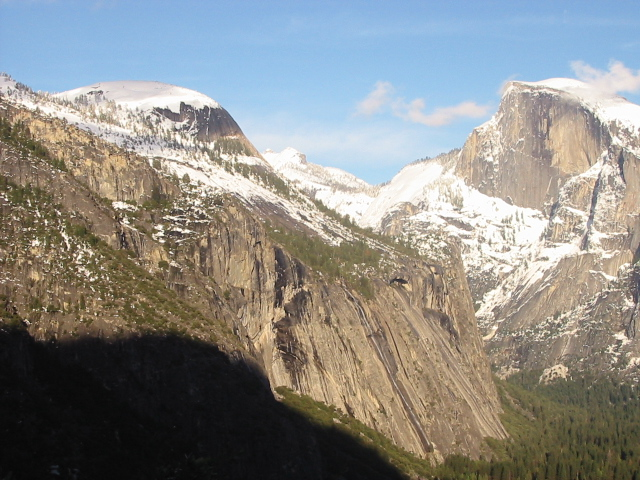
#> input picture 模式识别/模式识别课程第一次作业/reference/21307185_张礼贤_模式识别_homework1/images/yosemite1.jpg, 640 x 480 px, found by its file name
$ python SIFT_4.py   (older library calls are emulated)
#> lines starting #> are read from the running program, lines starting #| are printed output that depends on the picture; after the words box and inside, x2 and y2 are one past the last pixel; in counts of white or black regions, pixels touching at a corner belong together
import cv2
import numpy as np

def stitch_image(image1, image2):
    sift = cv2.SIFT_create()
    # 计算图像1和图像2的关键点和描述子
    keypoints1, descriptors1 = sift.detectAndCompute(image1, None)
    keypoints2, descriptors2 = sift.detectAndCompute(image2, None)

    # 使用 BFMatcher 进行特征匹配
    bf = cv2.BFMatcher()
    matches = bf.knnMatch(descriptors1, descriptors2, k=2)

    # 使用 Lowe's ratio test 筛选好的匹配点
    good_matches = []
    for m, n in matches:
        if m.distance < 0.75 * n.distance:
            good_matches.append(m)
    # 绘制匹配结果

    matched_image = cv2.drawMatches(image1, keypoints1, image2, keypoints2, good_matches, None, flags=cv2.DrawMatchesFlags_NOT_DRAW_SINGLE_POINTS)

    # 保存匹配结果
    # cv2.imwrite('results/uttower_match.png', matched_image)
    # 提取好的匹配点的位置
    src_pts = np.float32([keypoints1[m.queryIdx].pt for m in good_matches]).reshape(-1, 1, 2)
    dst_pts = np.float32([keypoints2[m.trainIdx].pt for m in good_matches]).reshape(-1, 1, 2)

    # 使用RANSAC找到仿射变换矩阵
    M, mask = cv2.findHomography(src_pts, dst_pts, cv2.RANSAC, 5.0)

    # 获取图像尺寸和进行仿射变换
    h1, w1, _ = image1.shape
    h2, w2, _ = image2.shape
    corners = np.array([
        [0, 0],
        [0, h2],
        [w2, h2],
        [w2, 0]
    ], dtype=np.float32).reshape(-1, 1, 2)
    transformed_corners = cv2.perspectiveTransform(corners, M).reshape(-1, 2)

    # 找到包含两图的最小区域
    all_corners = np.concatenate((transformed_corners, np.array([[0, 0], [0, h1], [w1, h1], [w1, 0]], dtype=np.float32)), axis=0)
    min_x = min(all_corners[:, 0])
    min_y = min(all_corners[:, 1])
    max_x = max(all_corners[:, 0])
    max_y = max(all_corners[:, 1])
    shift = [-min_x, -min_y]
    size = (int(max_x - min_x), int(max_y - min_y))

    # 创建平移矩阵并结合仿射矩阵
    T = np.array([[1, 0, shift[0]], [0, 1, shift[1]], [0, 0, 1]])
    M_final = np.dot(T, M)

    # 进行透视变换，拼接图像
    stitched_image = cv2.warpPerspective(image1, M_final, size)
    stitched_image[int(shift[1]):int(shift[1])+h2, int(shift[0]):int(shift[0])+w2] = image2

    # 去除黑边
    stitched_gray = cv2.cvtColor(stitched_image, cv2.COLOR_BGR2GRAY)
    _, thresh = cv2.threshold(stitched_gray, 1, 255, cv2.THRESH_BINARY)
    _,contours, _ = cv2.findContours(thresh, cv2.RETR_EXTERNAL, cv2.CHAIN_APPROX_SIMPLE)
    x, y, w, h = cv2.boundingRect(contours[0])
    stitched_image = stitched_image[y:y+h, x:x+w]
    return stitched_image

def resize_image(image, width=None, height=None):
    """
    Resize the image to the specified width and height.
    """
    if width is None and height is None:
        return image
    if width is None:
        ratio = height / image.shape[0]
        width = int(image.shape[1] * ratio)
    elif height is None:
        ratio = width / image.shape[1]
        height = int(image.shape[0] * ratio)
    resized_image = cv2.resize(image, (width, height))
    return resized_image

# 读取图像
image1 = cv2.imread("images\\yosemite1.jpg")
#> image1 is the input picture: shape (480, 640, 3); mean B, G, R 135.4, 139.3, 139.5
image2 = cv2.imread("images\\yosemite2.jpg")
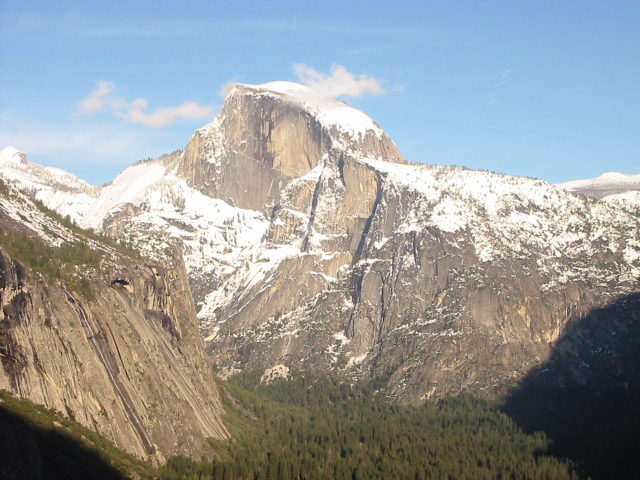
#> input picture 模式识别/模式识别课程第一次作业/reference/21307185_张礼贤_模式识别_homework1/images/yosemite2.jpg, 640 x 480 px, found by its file name
#> image2 is the input picture: shape (480, 640, 3); mean B, G, R 155.6, 155.5, 151.7
image3 = cv2.imread("images\\yosemite3.jpg")
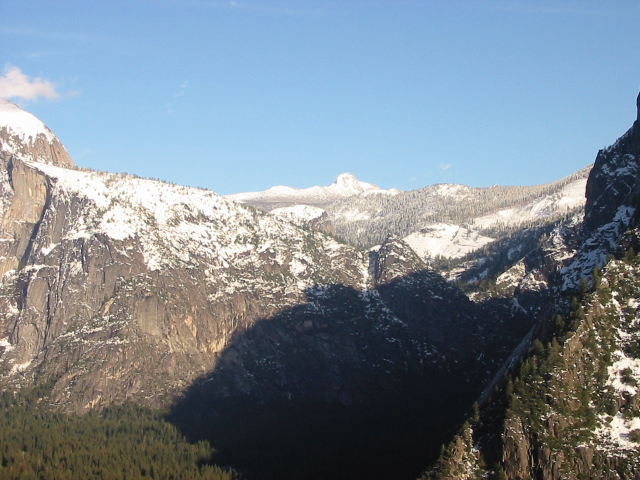
#> input picture 模式识别/模式识别课程第一次作业/reference/21307185_张礼贤_模式识别_homework1/images/yosemite3.jpg, 640 x 480 px, found by its file name
#> image3 is the input picture: shape (480, 640, 3); mean B, G, R 145.3, 135.4, 123.3
image4 = cv2.imread("images\\yosemite4.jpg")
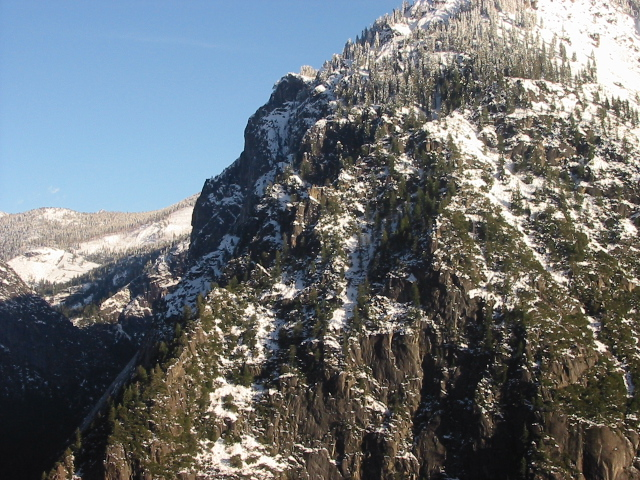
#> input picture 模式识别/模式识别课程第一次作业/reference/21307185_张礼贤_模式识别_homework1/images/yosemite4.jpg, 640 x 480 px, found by its file name
#> image4 is the input picture: shape (480, 640, 3); mean B, G, R 115.4, 112.1, 107.1

# 拼接第一对图像
stitched_image1 = stitch_image(image1, image2)
#> in stitch_image, `keypoints1, descriptors1 = sift.detectAndCompute(image1, None)`: keypoints1 = 2504 keypoints; strongest (x, y, size): (6, 199, 1.9), (78, 246, 2.1), (74, 255, 1.9), (46, 222, 2.2)
#> in stitch_image, `keypoints2, descriptors2 = sift.detectAndCompute(image2, None)`: keypoints2 = 2343 keypoints; strongest (x, y, size): (604, 239, 2.2), (545, 197, 2.2), (573, 230, 1.9), (118, 241, 2.2)
#> in stitch_image, `matches = bf.knnMatch(descriptors1, descriptors2, k=2)`: matches = 2504 matches
#> after the loop in stitch_image, `for m, n in matches:`: good_matches = 926 matches
#> in stitch_image, `src_pts = np.float32([keypoints1[m.queryIdx].pt for m in good_matches]..`: src_pts = 926 rows, first 8: [89.08, 353.8], [157, 164.4], [209.4, 350.4], [288.9, 181.4], [289.1, 385], [289.4, 209.7], [289.4, 349], [289.4, 324.7]
#> in stitch_image, `dst_pts = np.float32([keypoints2[m.trainIdx].pt for m in good_matches]..`: dst_pts = 926 rows, first 8: [559.6, 355.5], [536.6, 244.1], [596.8, 312.4], [8.55, 180.8], [8.17, 388.2], [8.94, 209.9], [8.48, 351.4], [8.42, 327]
#> in stitch_image, `M, mask = cv2.findHomography(src_pts, dst_pts, cv2.RANSAC, 5.0)`: M = [[1.07, -0.00131, -299.2], [0.0274, 1.05, -11.06], [0.000101, 5.59e-07, 1]]; mask = 926 values, max 1 at index 3, min 0 at index 0, mean 0.995
#> in stitch_image, `transformed_corners = cv2.perspectiveTransform(corners, M).reshape(-1,..`: transformed_corners = [[-299.2, -11.06], [-299.7, 490.9], [358.6, 477.4], [359.3, 6.08]]
#> in stitch_image, `all_corners = np.concatenate((transformed_corners, np.array([[0, 0], [..`: all_corners = [[-299.2, -11.06], [-299.7, 490.9], [358.6, 477.4], [359.3, 6.08], [0, 0], [0, 480], [640, 480], [640, 0]]
#> in stitch_image, `min_x = min(all_corners[:, 0])`: min_x = -299.7
#> in stitch_image, `min_y = min(all_corners[:, 1])`: min_y = -11.06
#> in stitch_image, `max_x = max(all_corners[:, 0])`: max_x = 640
#> in stitch_image, `max_y = max(all_corners[:, 1])`: max_y = 490.9
#> in stitch_image, `shift = [-min_x, -min_y]`: shift = [299.7, 11.06]
#> in stitch_image, `size = (int(max_x - min_x), int(max_y - min_y))`: size = (939, 501)
#> in stitch_image, `T = np.array([[1, 0, shift[0]], [0, 1, shift[1]], [0, 0, 1]])`: T = [[1, 0, 299.7], [0, 1, 11.06], [0, 0, 1]]
#> in stitch_image, `M_final = np.dot(T, M)`: M_final = [[1.1, -0.00114, 0.548], [0.0285, 1.05, -4.49e-09], [0.000101, 5.59e-07, 1]]
#> in stitch_image, `_, thresh = cv2.threshold(stitched_gray, 1, 255, cv2.THRESH_BINARY)`:
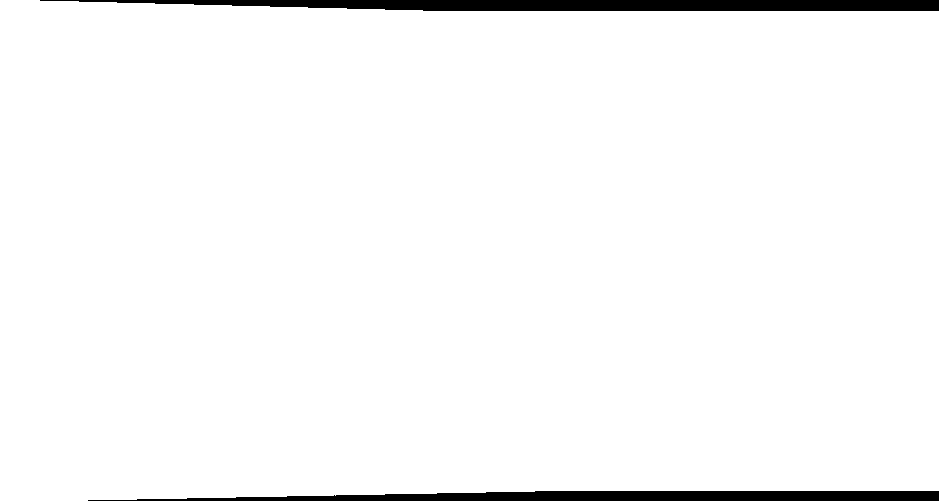
#> thresh: shape (501, 939); 97% white; 2 black regions
#> in stitch_image, `_,contours, _ = cv2.findContours(thresh, cv2.RETR_EXTERNAL, cv2.CHAIN_..`: contours = 1 contour; box (x1, y1, x2, y2) and area: (0, 0, 939, 501) 454954
#> in stitch_image, `x, y, w, h = cv2.boundingRect(contours[0])`: x = 0; w = 939; h = 501
cv2.imwrite("D:\\picture\\result\\uttower_stitching_sift_1.png", stitched_image1)

# 拼接第二对图像
# stitched_image2 = stitch_image(image3, image4)
# cv2.imwrite("D:\\picture\\result\\uttower_stitching_sift_2.png", stitched_image2)

# # 调整图像尺寸使其与stitched_image1相同
# stitched_image1 = resize_image(stitched_image1, width=stitched_image2.shape[1], height=stitched_image2.shape[0])
# # 拼接最终图像
# stitched_image_final = stitch_image(stitched_image1, stitched_image2)
#
stitched_image1 = resize_image(stitched_image1, width=image3.shape[1], height=image3.shape[0])
stitched_image2 = stitch_image(stitched_image1, image3)
#> in stitch_image (call 2), `keypoints1, descriptors1 = sift.detectAndCompute(image1, None)`: keypoints1 = 2633 keypoints; strongest (x, y, size): (117, 228, 3.4), (137, 232, 2.8), (119, 242, 2.5), (131, 230, 2.6)
#> in stitch_image (call 2), `keypoints2, descriptors2 = sift.detectAndCompute(image2, None)`: keypoints2 = 1957 keypoints; strongest (x, y, size): (614, 293, 3.4), (615, 302, 3.3), (632, 390, 5.5), (599, 346, 2.1)
#> in stitch_image (call 2), `matches = bf.knnMatch(descriptors1, descriptors2, k=2)`: matches = 2633 matches
#> after the loop in stitch_image (call 2), `for m, n in matches:`: good_matches = 262 matches
#> in stitch_image (call 2), `src_pts = np.float32([keypoints1[m.queryIdx].pt for m in good_matches]..`: src_pts = 262 rows, first 8: [41.09, 272.2], [124.7, 104.1], [151.4, 349.1], [199.5, 174.2], [228.4, 383.9], [299.6, 404.3], [346.6, 349.5], [385.2, 259.7]
#> in stitch_image (call 2), `dst_pts = np.float32([keypoints2[m.trainIdx].pt for m in good_matches]..`: dst_pts = 262 rows, first 8: [538.3, 343.3], [240.4, 196.9], [264.1, 324.6], [511, 224.6], [351.8, 215.4], [288, 209.6], [107.1, 186], [108.1, 221.2]
#> in stitch_image (call 2), `_, thresh = cv2.threshold(stitched_gray, 1, 255, cv2.THRESH_BINARY)`: thresh: shape (548, 1354); 91.2% white; 3 black regions
#> in stitch_image (call 2), `_,contours, _ = cv2.findContours(thresh, cv2.RETR_EXTERNAL, cv2.CHAIN_..`: contours = 1 contour; box (x1, y1, x2, y2) and area: (0, 0, 1354, 548) 675044

stitched_image2 = resize_image(stitched_image2, width=image4.shape[1], height=image4.shape[0])
stitched_image_final = stitch_image(stitched_image2, image4)
#> in stitch_image (call 3), `keypoints1, descriptors1 = sift.detectAndCompute(image1, None)`: keypoints1 = 2383 keypoints; strongest (x, y, size): (628, 300, 2.2), (630, 352, 3.1), (628, 307, 2), (634, 376, 4.2)
#> in stitch_image (call 3), `keypoints2, descriptors2 = sift.detectAndCompute(image2, None)`: keypoints2 = 3676 keypoints; strongest (x, y, size): (583, 311, 2.7), (489, 391, 2.1), (207, 417, 2.2), (379, 297, 2.3)
#> in stitch_image (call 3), `matches = bf.knnMatch(descriptors1, descriptors2, k=2)`: matches = 2383 matches
#> after the loop in stitch_image (call 3), `for m, n in matches:`: good_matches = 30 matches
#> in stitch_image (call 3), `matched_image = cv2.drawMatches(image1, keypoints1, image2, keypoints2..`:
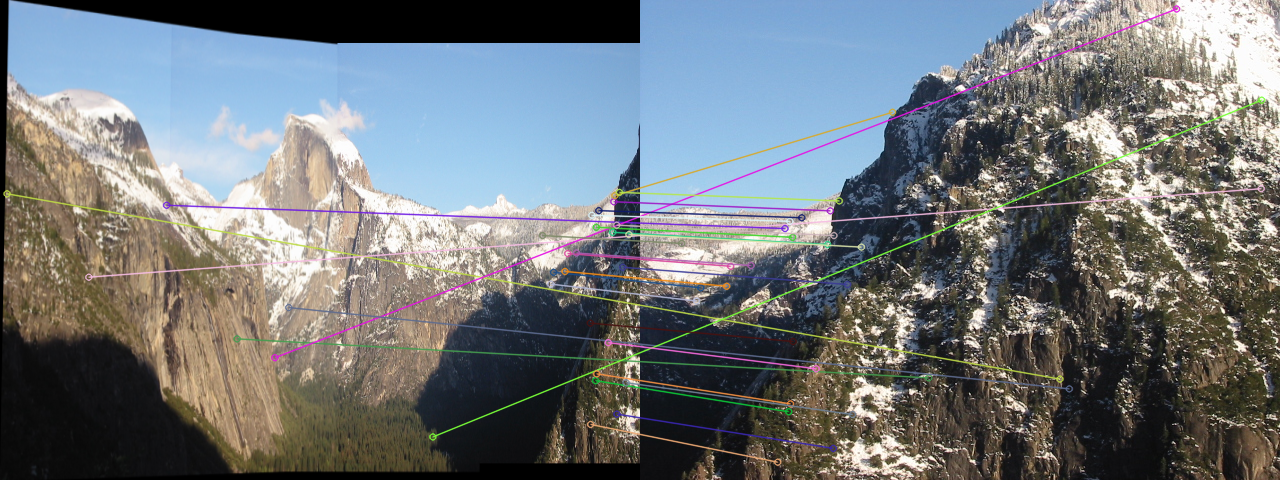
#> matched_image: shape (480, 1280, 3); mean B, G, R 120.6, 117.8, 113.3
#> in stitch_image (call 3), `src_pts = np.float32([keypoints1[m.queryIdx].pt for m in good_matches]..`: src_pts = 30 rows, first 8: [6.56, 193.3], [88.34, 276.7], [166.1, 204.8], [236.7, 338.4], [274.4, 357.3], [288.2, 307], [432.4, 436.4], [542, 235.1]
#> in stitch_image (call 3), `dst_pts = np.float32([keypoints2[m.trainIdx].pt for m in good_matches]..`: dst_pts = 30 rows, first 8: [419.5, 378.6], [620.8, 188.2], [144.5, 228], [288.2, 377.4], [536.1, 8.48], [428.8, 388.4], [621.2, 99.66], [41.25, 242.9]
#> in stitch_image (call 3), `M, mask = cv2.findHomography(src_pts, dst_pts, cv2.RANSAC, 5.0)`: M = [[2.53, -0.0342, -1318.6], [0.144, 1.32, -102.1], [0.000354, -7.77e-05, 1]]; mask = 30 values, max 1 at index 7, min 0 at index 0, mean 0.667
#> in stitch_image (call 3), `transformed_corners = cv2.perspectiveTransform(corners, M).reshape(-1,..`: transformed_corners = [[-1318.6, -102.1], [-1386.8, 552.6], [240.1, 524.7], [246.2, -8.27]]
#> in stitch_image (call 3), `all_corners = np.concatenate((transformed_corners, np.array([[0, 0], [..`: all_corners = [[-1318.6, -102.1], [-1386.8, 552.6], [240.1, 524.7], [246.2, -8.27], [0, 0], [0, 480], [640, 480], [640, 0]]
#> in stitch_image (call 3), `min_x = min(all_corners[:, 0])`: min_x = -1386.8
#> in stitch_image (call 3), `min_y = min(all_corners[:, 1])`: min_y = -102.1
#> in stitch_image (call 3), `max_y = max(all_corners[:, 1])`: max_y = 552.6
#> in stitch_image (call 3), `shift = [-min_x, -min_y]`: shift = [1386.8, 102.1]
#> in stitch_image (call 3), `size = (int(max_x - min_x), int(max_y - min_y))`: size = (2026, 654)
#> in stitch_image (call 3), `T = np.array([[1, 0, shift[0]], [0, 1, shift[1]], [0, 0, 1]])`: T = [[1, 0, 1386.8], [0, 1, 102.1], [0, 0, 1]]
#> in stitch_image (call 3), `M_final = np.dot(T, M)`: M_final = [[3.02, -0.142, 68.13], [0.18, 1.31, -4.27e-07], [0.000354, -7.77e-05, 1]]
#> in stitch_image (call 3), `_, thresh = cv2.threshold(stitched_gray, 1, 255, cv2.THRESH_BINARY)`:
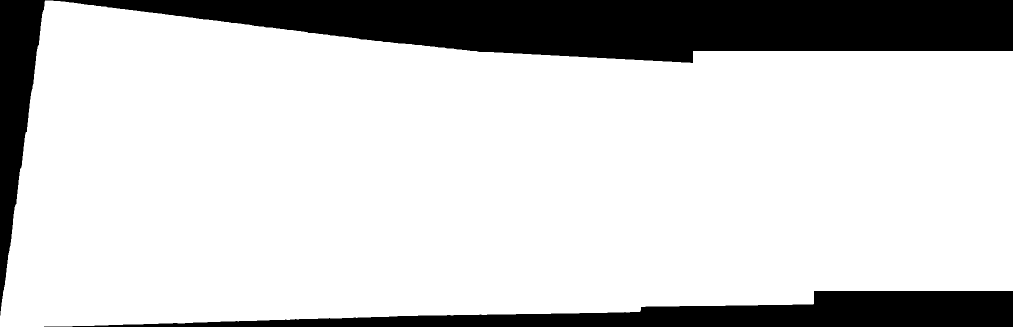
#> thresh: shape (654, 2026) (shown at 1/2 size); 81% white; 2 black regions
#> in stitch_image (call 3), `_,contours, _ = cv2.findContours(thresh, cv2.RETR_EXTERNAL, cv2.CHAIN_..`: contours = 1 contour; box (x1, y1, x2, y2) and area: (0, 1, 2026, 654) 1071196
#> in stitch_image (call 3), `x, y, w, h = cv2.boundingRect(contours[0])`: y = 1; w = 2026; h = 653
#> in stitch_image (call 3), `stitched_image = stitched_image[y:y+h, x:x+w]`:
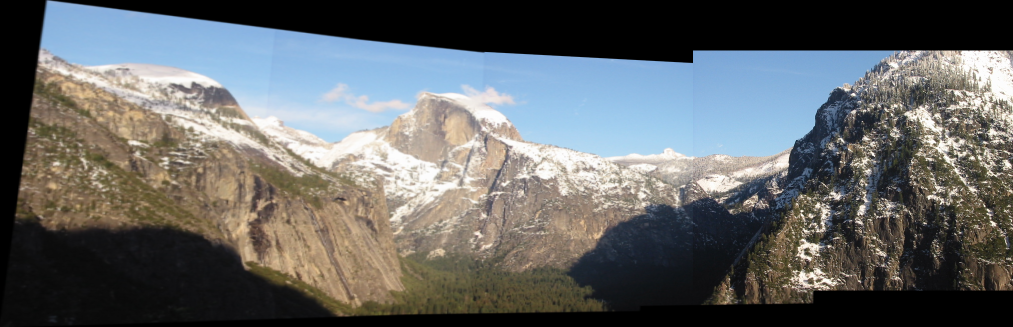
#> stitched_image: shape (653, 2026, 3) (shown at 1/2 size); mean B, G, R 102.9, 102.7, 100.4

cv2.imshow('Stitched Image', stitched_image_final)
cv2.waitKey(0)
cv2.destroyAllWindows()
